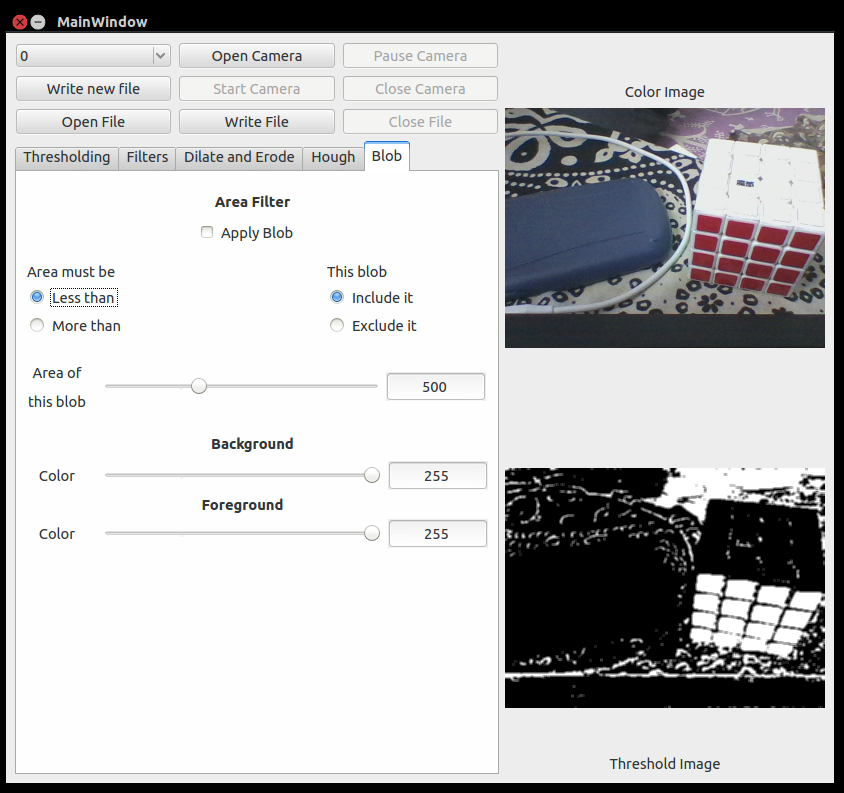
//> input picture vision_stack/vision_gui/images/cube-red-closed.png, 844 x 793 px
$ ./bin ../../vision_gui/images/cube-red-closed.png   (built with g++ and OpenCV 4)
//> lines starting //> are read from the running program, lines starting //| are printed output that depends on the picture; after the words box and inside, x2 and y2 are one past the last pixel; in counts of white or black regions, pixels touching at a corner belong together
#include<iostream>
#include <opencv2/core/core.hpp>
#include <opencv2/highgui/highgui.hpp>
#include <opencv/cv.h>

using namespace std;
using namespace cv;

Point2f computeIntersect(Vec4i a, Vec4i b)
{
    int x1 = a[0], y1 = a[1], x2 = a[2], y2 = a[3];
    int x3 = b[0], y3 = b[1], x4 = b[2], y4 = b[3];

    if (float d = ((float)(x1-x2) * (y3-y4)) - ((y1-y2) * (x3-x4)))
    {
        Point2f pt;
        pt.x = ((x1*y2 - y1*x2) * (x3-x4) - (x1-x2) * (x3*y4 - y3*x4)) / d;
        pt.y = ((x1*y2 - y1*x2) * (y3-y4) - (y1-y2) * (x3*y4 - y3*x4)) / d;
        return pt;
    }
    else
        return Point2f(-1, -1);
}

int main(int argc, char** argv)
{

    Mat orgimg, finalimg, hsv, thresh,edges;
    double slope;
    vector<Vec4i> _linesx, _linesy;

    Scalar lower(0,127,127), upper(255,255,255);
    orgimg = imread(argv[1],1);
//> orgimg is the input picture: 793 rows x 844 cols, CV_8UC3; mean B, G, R 189.4, 188.5, 188.5

    if(!orgimg.data)
    {
        cout << "no image loaded..\n";
        return 0;
    }
    Mat newimg(orgimg.rows, orgimg.cols, CV_8UC3, Scalar(0,0,255));
    vector<vector<Point> > contours;
    vector<vector<Point> > polygon;
    cvtColor(orgimg,hsv,CV_BGR2HSV);
//> hsv: 793 rows x 844 cols, CV_8UC3; mean H, S, V 15.1, 8.3, 190.8
    vector<Vec4i> lines;
    inRange(hsv,lower, upper,thresh);
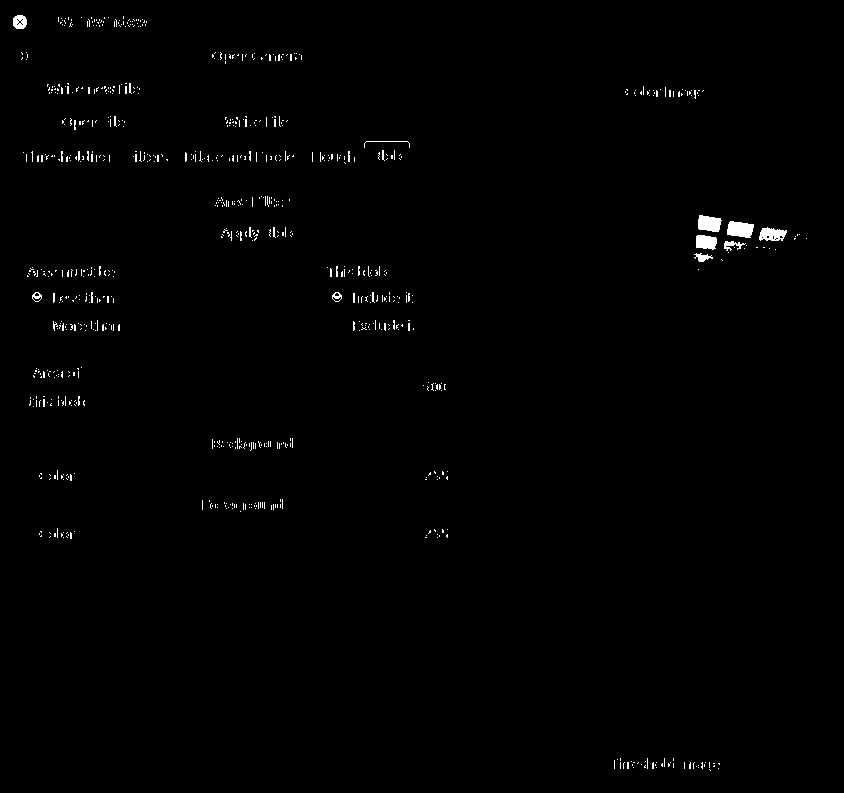
//> thresh: 793 rows x 844 cols, CV_8UC1; 0.76% white; 794 white regions (772 under 20 px)


    imshow("inrange thresh",thresh);
    if(!hsv.data && !thresh.data)
        return 0;


    findContours(thresh,contours,CV_RETR_CCOMP,CV_CHAIN_APPROX_SIMPLE,Point(0,0));
//> contours = 813 contours, 802 with area under 20; largest, box (x1, y1, x2, y2) and area: (727, 221, 754, 238) 318, (698, 215, 722, 232) 284, (759, 227, 787, 241) 256, (696, 235, 717, 250) 230, (13, 15, 27, 29) 147
    polygon.resize(contours.size());
//> polygon = 813 empty contours

    cout << contours.size() << " = contours size " << endl;
//| 813 = contours size
    for (int i = 0; i < contours.size(); ++i) {
        approxPolyDP(Mat(contours[i]),polygon[i],3,true);
        drawContours(thresh,polygon,i,Scalar(255,0,0),2);
    }
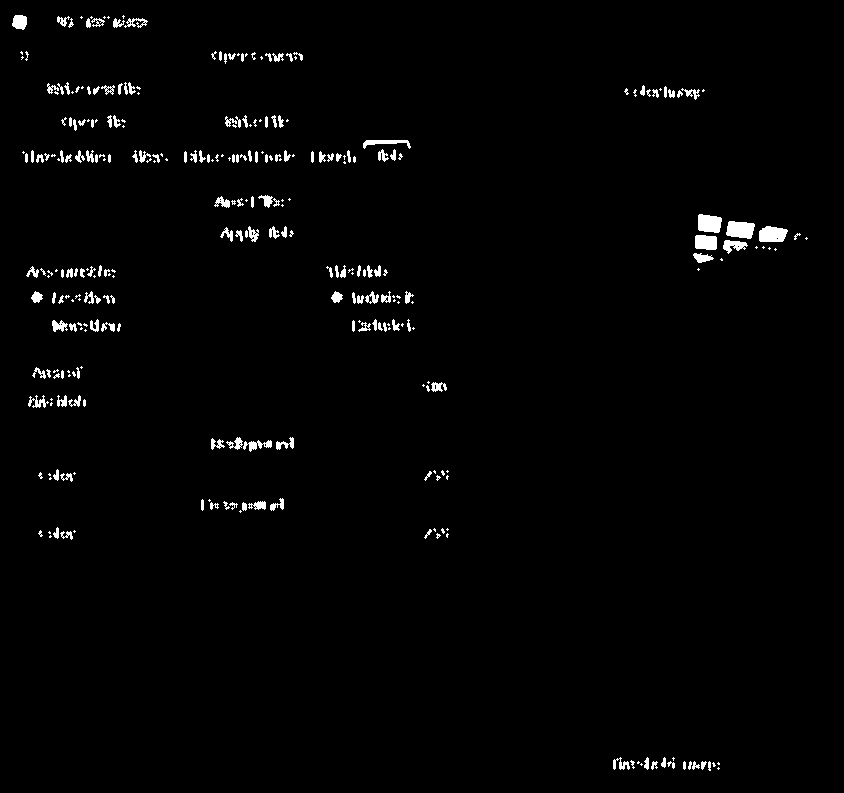
//> thresh: 793 rows x 844 cols, CV_8UC1; 1.6% white; 306 white regions (135 under 20 px)
//> after the loop, polygon = 813 contours, 803 with area under 20; largest, box (x1, y1, x2, y2) and area: (727, 222, 754, 238) 300, (699, 215, 721, 232) 272, (760, 227, 787, 241) 272, (696, 236, 716, 249) 209, (13, 16, 26, 29) 104


    ///! checking number of corners in the contour
    ///! number of corners  should be 12 ...

    cout << polygon.size() << endl;
//| 813
    for (int i = 0; i < polygon.size(); ++i) {
        if(!isContourConvex(polygon[i]))
            cout << "polygon[" << i<<"] is not convex.." <<endl;
    }
//> this loop made 813 passes
//| polygon[0] is not convex..
//| polygon[1] is not convex..
//| polygon[2] is not convex..
//| polygon[3] is not convex..
//| polygon[4] is not convex..
//| polygon[5] is not convex..
//| polygon[6] is not convex..
//| polygon[7] is not convex..
//> (output is shown up to pass 8 of 813)
    cout << "polygon 0 ka size = " << polygon[0].size() << endl;
//| polygon 0 ka size = 1
    vector<Point2f> corners;


    Canny(thresh,thresh,20,200,3);
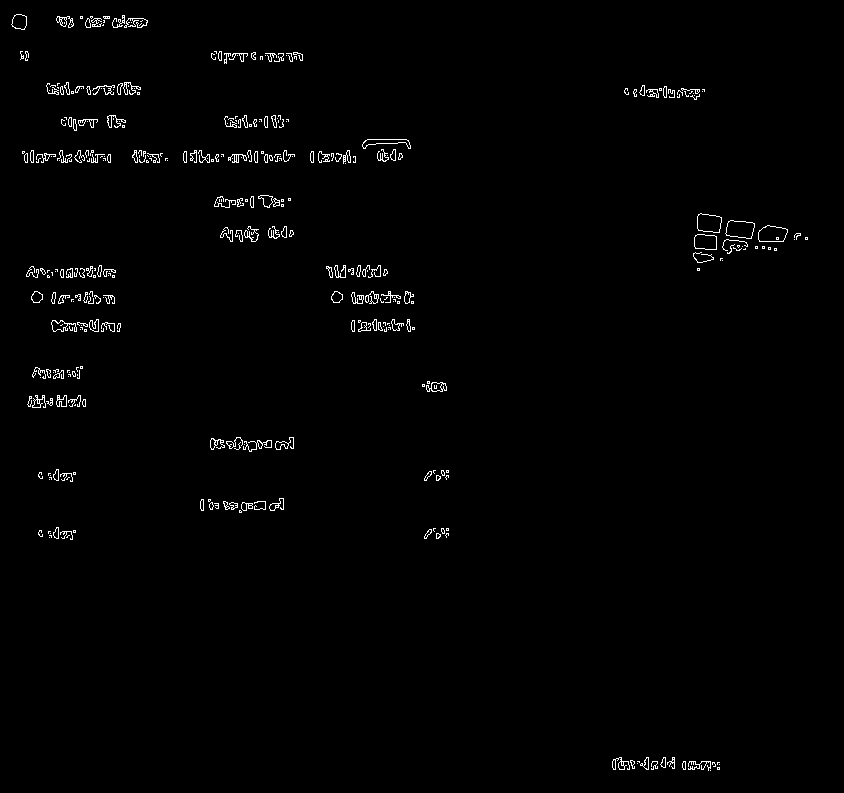
//> thresh: 793 rows x 844 cols, CV_8UC1; 1.1% white in thin lines or dots
    HoughLinesP(thresh,lines,1,CV_PI/180,20,20,10);
//> lines = 218 lines (x1, y1, x2, y2), first 8: [310, 158, 355, 159], [310, 156, 355, 156], [132, 155, 160, 155], [24, 160, 110, 159], [183, 160, 289, 158], [225, 120, 256, 126], [214, 51, 302, 59], [183, 154, 294, 154]

    cout << lines.size() << " = number of lines " << endl;
//| 218 = number of lines

    double m1, m2, angle;
    int count=0;
    for (int i = 0; i < lines.size() - 1; ++i) {
        //        line(newimg,Point(lines[i][0],lines[i][1]),Point(lines[i][2],lines[i][3]),Scalar(255,255,0),1);
        if(lines[i][2]-lines[i][0] !=0){
            slope = atan((double)(lines[i][3]-lines[i][1])/(double)(lines[i][2]-lines[i][0]));
            cout << "slope for line[" << i<<"] = " << slope << endl;
            //            line(newimg,Point(lines[i][0],lines[i][1]),Point(lines[i][2],lines[i][3]),Scalar(255,0,255),1);
        }
        else
            line(newimg,Point(lines[i][0],lines[i][1]),Point(lines[i][2],lines[i][3]),Scalar(255,0,0),1);

        // [23 lines of commented-out code are left out]

    }
//> this loop made 217 passes
//> slope on passes 1 to 12: 0.0222, 0, 0, -0.0116, -0.0189, 0.191, 0.0907, 0, 0, -0.0322, 0.0697, -0.0506
//| slope for line[0] = 0.0222186
//| slope for line[1] = 0
//| slope for line[2] = 0
//| slope for line[3] = -0.0116274
//| slope for line[4] = -0.0188657
//| slope for line[5] = 0.191184
//| slope for line[6] = 0.0906599
//| slope for line[7] = 0
//> (output is shown up to pass 8 of 217)
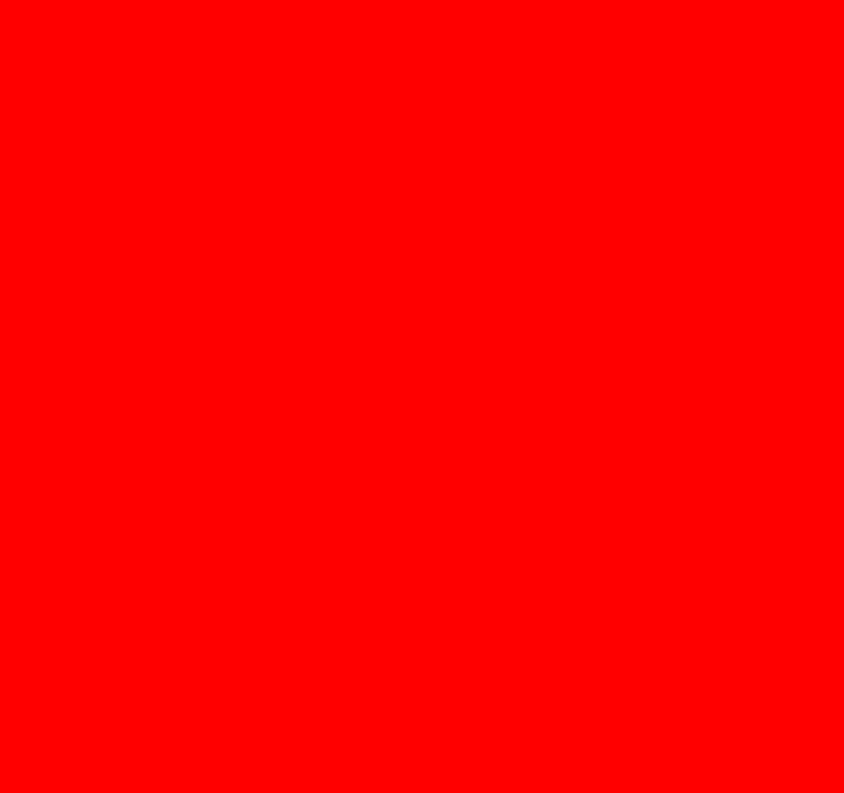
//> newimg: 793 rows x 844 cols, CV_8UC3; mean B, G, R 0, 0, 255


    for (int i = 0; i < lines.size(); ++i) {
        int count = 0;
        if(lines[i][2]-lines[i][0] !=0){
            m1 = atan((double)(lines[i][3]-lines[i][1])/(double)(lines[i][2]-lines[i][0]));
            cout << "slope for line[" << i<<"] = " << slope << endl;
            line(newimg,Point(lines[i][0],lines[i][1]),Point(lines[i][2],lines[i][3]),Scalar(255,0,255),1);
        }
        else{
            m1 = 90*CV_PI/180;
            line(newimg,Point(lines[i][0],lines[i][1]),Point(lines[i][2],lines[i][3]),Scalar(255,0,0),1);
        }

//        m1 = atan((double)(lines[i][3]-lines[i][1])/(double)(lines[i][2]-lines[i][0]));


        angle = m1-m2;
        cout << "angle = " << angle << endl;
        for (int j = 0; j < lines.size(); ++j) {
               m2 = atan((double)(lines[j][3]-lines[j][1])/(double)(lines[j][2]-lines[j][0]));
               angle = m1- m2;
               if(angle <100*CV_PI/180 && angle>75*CV_PI/180){
                   count++;
                   cout << "count for line[" << i << "] = " << count << endl;
//                   line(newimg,)
               }
        }
    }
//> this loop made 218 passes
//> (m1, angle, count) on passes 1 to 12: (0.0222, -0.175, 1), (0, -0.197, 1), (0, -0.197, 1), (-0.0116, -0.209, 1), (-0.0189, -0.216, 1), (0.191, -0.00621, 1), (0.0907, -0.107, 1), (0, -0.197, 1), (0, -0.197, 1), (-0.0322, -0.23, 1), (0.0697, -0.128, 1), (-0.0506, -0.248, 1)
//> m1 on passes 61 to 66: 0.0862, -0.0351, 0.0164, -0.0114, -0.0749, 0.124
//| slope for line[0] = -0.0540015
//| angle = 0.0222186
//| slope for line[1] = -0.0540015
//| angle = -0.197396
//| slope for line[2] = -0.0540015
//| angle = -0.197396
//| slope for line[3] = -0.0540015
//| angle = -0.209023
//| slope for line[4] = -0.0540015
//| angle = -0.216261
//> (the first 10 of 11 printed lines)
//> (output is shown up to pass 6 of 218)
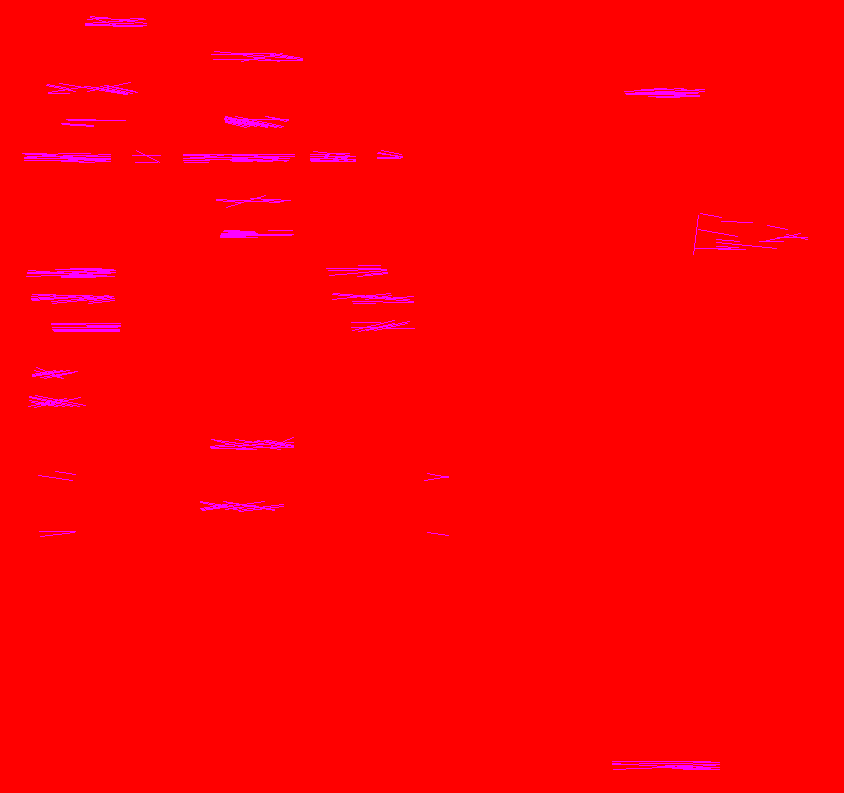
//> newimg: 793 rows x 844 cols, CV_8UC3; 1.31% of pixels changed, all inside (x1, y1, x2, y2) = (22, 16, 808, 770)
//> after the loop, angle = 0; m2 = 0.197
    ///! find intersection points of lines
    for (int i = 0; i < lines.size(); i++)
    {
        for (int j = i+1; j < lines.size(); j++)
        {
            Point2f pt = computeIntersect(lines[i], lines[j]);
            if (pt.x >= 0 && pt.y >= 0)
                corners.push_back(pt);
            circle(newimg,corners[i],5,Scalar(255,0,255),2);
        }
    }
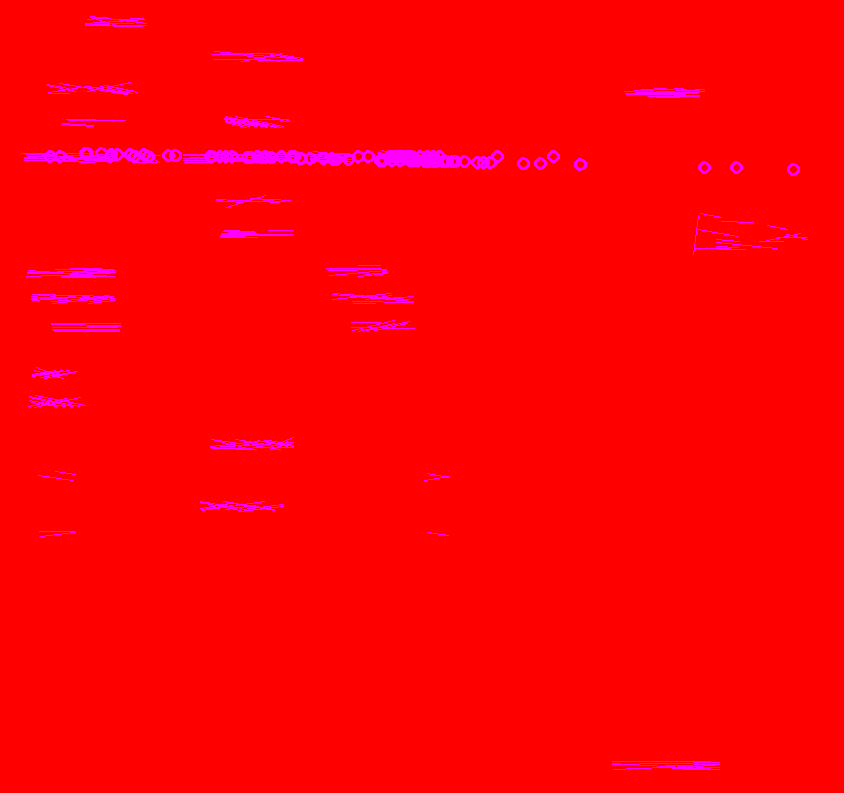
//> newimg: 793 rows x 844 cols, CV_8UC3; 0.6% of pixels changed, all inside (x1, y1, x2, y2) = (44, 147, 800, 176)
//> after the loop, corners = 13906 Points (x, y), first 12: [220, 156], [175, 155], [270.8, 157.1], [300.4, 157.8], [435.8, 160.8], [1740.7, 189.8], [130, 154], [8050, 330], [246.6, 156.6], [1389.4, 182], [117.1, 153.7], [5305, 269]

    cout << "corners size = " << corners.size() << endl;


    imshow("win", newimg);

    // [6 lines of commented-out code are left out]
    imshow("orgimg", orgimg);
    imshow("thresh", thresh);
    waitKey(0);
    return 0;
}
